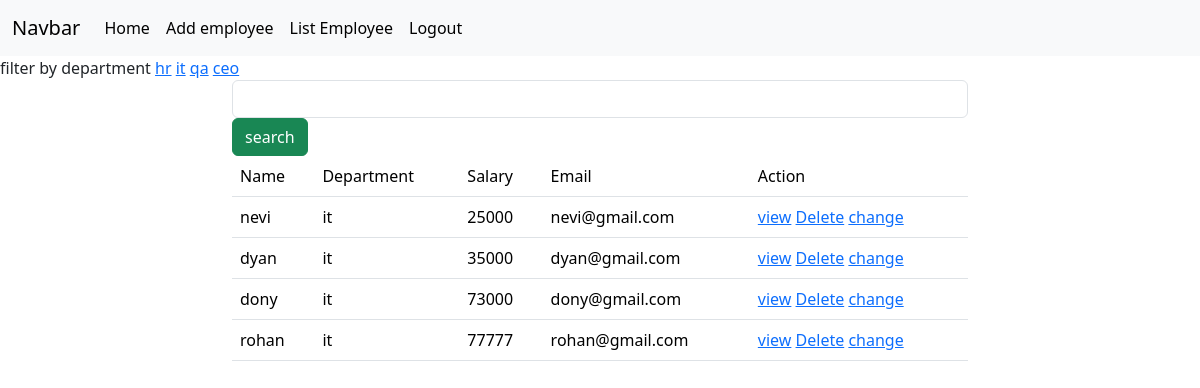
The page /employees/all?department=it (signed in) on the database its author committed.
### crm/models.py (models this page shows, shortened)
class Employees(models.Model):
    name=models.CharField(max_length=200)
    department=models.CharField(max_length=200)
    salary=models.PositiveIntegerField()
    email=models.EmailField(unique=True)
    age=models.PositiveIntegerField()
    contact=models.CharField(null=True,max_length=200)
    profile_pic=models.ImageField(upload_to="images",null=True,blank=True)
    dob=models.DateField(null=True,blank=True)

### crm/views.py (the view, shortened to what this page needs)
# urls.py: path("employees/all",views.EmployeeListView.as_view(),name="emp-all"),
@method_decorator(signin_required,name="dispatch")
class EmployeeListView(View):
     def get(self,request,*args,**kwargs):
          qs=Employees.objects.all()
          departments=Employees.objects.all().values_list("department",flat=True).distinct()
          print(departments)
          if "department" in request.GET:
              dept=request.GET.get("department")
              qs=qs.filter(department__iexact=dept)
          return render(request,"emp_list.html",{"data":qs,"departments":departments})

### crm/views.py (called while the page is built)
def signin_required(fn):
    def wrapper(request,*args,**kwargs):
        if not request.user.is_authenticated:
            messages.error(request,"invalid session")
            return redirect("signin")
        else:
            return fn(request,*args,**kwargs)
    return wrapper

### crm/templates/emp_list.html (shortened to what this page needs)
{%extends 'base.html'%}
{%block body_block%}
<div>
        filter by department
         {%for dep in departments%}
                <a href="{%url 'emp-all'%}?department={{dep}}">{{dep}}</a>
         {%endfor%}
</div>
<div class="container">
  <div class="row">
    <div class="col-2"></div>
    <div class="col-8">
      <form action="" method="post">
        <input type="text" name="box" class="form-control">
        <button type="submit" class="btn btn-success">search</button>
      </form>
    </div>
    <div class="col-2"></div>
  </div>
</div>
<div class="container">
  <div class="row">
      <div class="col-2"></div>
      <div class="col-8">
              <table class="table">
                  <tr>
                  <td>Name</td>
                  <td>Department</td>
                  <td>Salary</td>
                  <td>Email</td>
                  <td>Action</td>
                  </tr>
                 {%for emp in data%}
          <tr>
              <td>{{emp.name}}</td>
              <td>{{emp.department}}</td>
              <td>{{emp.salary}}</td>
              <td>{{emp.email}}</td>
              <td>
             <a href="{%url 'emp-details' emp.id%}">view</a>
             <a href="{%url 'emp-delete' emp.id%}">Delete</a>
             <a href="{%url 'emp-edit' emp.id%}">change</a>
            </td>
            </tr>
                 {%endfor%}
              </table>
      </div>
      <div class="col-2"></div>
  </div>
</div>
{%endblock%}

### rows shown on the page
Employees: name "nevi", department "it", salary "25000", email "nevi@gmail.com"
Employees: name "dyan", department "it", salary "35000", email "dyan@gmail.com"
Employees: name "dony", department "it", salary "73000", email "dony@gmail.com"
Employees: name "rohan", department "it", salary "77777", email "rohan@gmail.com"

### other values the page prints
{{ dep }} "hr" "it" "qa" "ceo"
